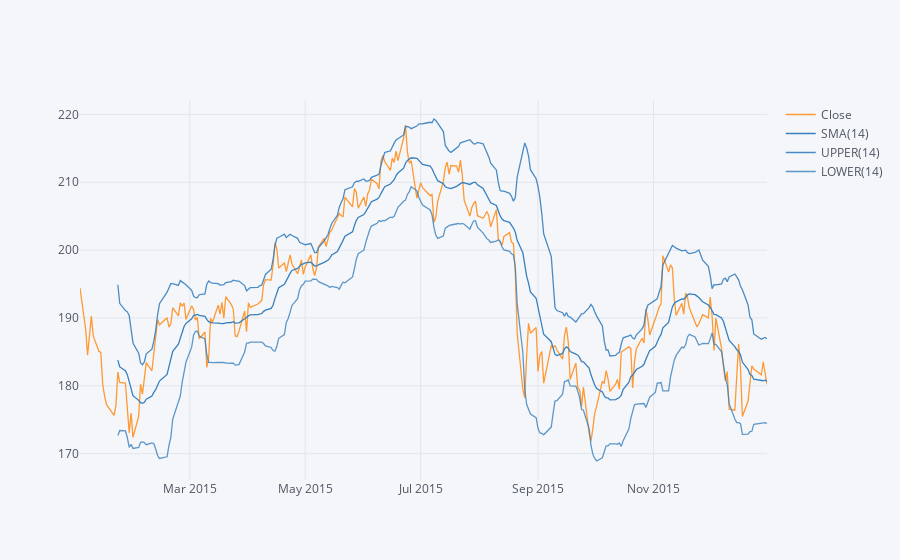

Notebook cell for this chart:
### Code cell
# Creating a Bollinger Band plot for GS's 2015 stock

gs = GS['Close'].loc['2015-01-01':'2016-01-01']
gs.ta_plot(study='boll')

### Figure 1 — Plotly figure (JSON) as saved in the notebook; plotly's stock layout.template omitted (floating-point values rounded to 4 significant figures; data arrays with more than 128 entries replaced by an {"elided": "..."} marker saying what was removed)
{"data": [{"line": {"color": "rgba(255, 153, 51, 1.0)", "dash": "solid", "shape": "linear", "width": 1.3}, "mode": "lines", "name": "Close", "text": "", "type": "scatter", "x": {"elided": "252 str values"}, "y": {"elided": "252 float values"}}, {"line": {"color": "rgba(55, 128, 191, 1.0)", "dash": "solid", "shape": "linear", "width": 1.3}, "mode": "lines", "name": "SMA(14)", "text": "", "type": "scatter", "x": {"elided": "252 str values"}, "y": {"elided": "252 mixed values"}}, {"line": {"color": "rgba(55, 128, 191, 0.8999999999999999)", "dash": "solid", "shape": "linear", "width": 1.3}, "mode": "lines", "name": "UPPER(14)", "text": "", "type": "scatter", "x": {"elided": "252 str values"}, "y": {"elided": "252 mixed values"}}, {"line": {"color": "rgba(55, 128, 191, 0.7999999999999998)", "dash": "solid", "shape": "linear", "width": 1.3}, "mode": "lines", "name": "LOWER(14)", "text": "", "type": "scatter", "x": {"elided": "252 str values"}, "y": {"elided": "252 mixed values"}}], "layout": {"legend": {"bgcolor": "#F5F6F9", "font": {"color": "#4D5663"}}, "paper_bgcolor": "#F5F6F9", "plot_bgcolor": "#F5F6F9", "title": {"font": {"color": "#4D5663"}}, "xaxis": {"gridcolor": "#E1E5ED", "showgrid": true, "tickfont": {"color": "#4D5663"}, "title": {"font": {"color": "#4D5663"}, "text": ""}, "zerolinecolor": "#E1E5ED"}, "yaxis": {"gridcolor": "#E1E5ED", "showgrid": true, "tickfont": {"color": "#4D5663"}, "title": {"font": {"color": "#4D5663"}, "text": ""}, "zerolinecolor": "#E1E5ED"}}}
